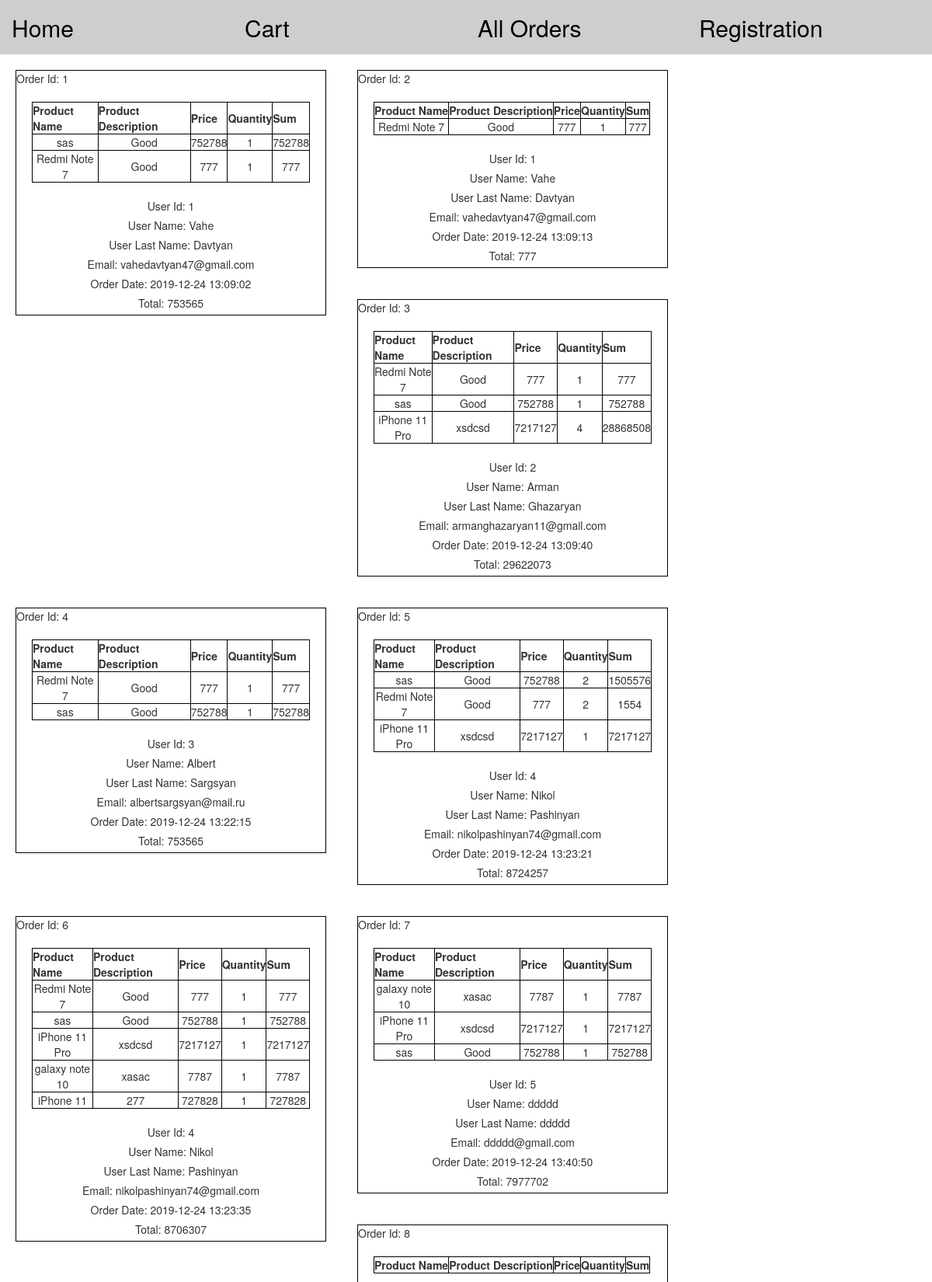
The page /allOrders.php (upper part) on the database its author committed.
### tables this page shows
CREATE TABLE `orders` (
  `id` int(11) NOT NULL,
  `user_id` int(255) NOT NULL,
  `sum` decimal(10,0) NOT NULL,
  `order_date` timestamp NOT NULL DEFAULT current_timestamp()
);

CREATE TABLE `order_products` (
  `id` int(11) NOT NULL,
  `order_id` int(11) NOT NULL,
  `product_id` int(11) NOT NULL,
  `qty` int(11) NOT NULL
);

CREATE TABLE `products` (
  `id` int(11) NOT NULL,
  `name` varchar(255) NOT NULL,
  `description` text NOT NULL,
  `price` decimal(10,0) NOT NULL
);

CREATE TABLE `users` (
  `user_id` int(11) NOT NULL,
  `first_name` varchar(255) NOT NULL,
  `last_name` varchar(255) NOT NULL,
  `email` varchar(30) NOT NULL
);

### model.php (called while the page is built, shortened)
<?php
$conn = new mysqli("localhost", "root", "", "online_shop");
    function getOrderProducts()
    {
        global $conn;
        $query="SELECT order_products.id AS order_product_id, products.name ,products.description, products.price ,order_products.order_id, order_products.qty,products.id AS prod_id FROM products INNER JOIN order_products ON order_products.product_id = products.id";
        $result= mysqli_query($conn,$query);
        return $result;
    }
    function getUserOrders()
    {
        global $conn;
        $query="SELECT orders.id, orders.user_id , orders.sum , orders.order_date , users.first_name, users.last_name , users.email FROM `orders` INNER JOIN users ON orders.user_id = users.user_id";
        $result= mysqli_query($conn,$query);
        return $result;
    }
    function getAllOrders()
    {
            global $last_id;
            print_r( $last_id);
        $userOrders = getUserOrders();
        $orderProducts = getOrderProducts();
       $orders = [];
    foreach ($userOrders as $userOrder) {
        $userOrder['orderProducts'] = [];
        $orders[$userOrder['id']] = $userOrder;
    }
    foreach ($orderProducts as $orderProduct) {
        $orders[$orderProduct['order_id']]['orderProducts'][] = $orderProduct;
    }
        return $orders;
    }

### allOrders.php (the view, shortened to what this page needs)
<!doctype html>
<html lang="en">
<link rel="stylesheet" href="css\allOrdersStyle.css">
<head>
</head>
<body>
<?php
require_once ('includes\header.php');
require_once "model.php";
    $orders =getAllOrders();
    foreach ($orders as $order): ?>
<div class="main">
    <div>Order Id: <?= $order['id'] ?></div>
    <table>
        <th>Product Name</th>
        <th>Product Description</th>
        <th>Price</th>
        <th>Quantity</th>
        <th>Sum</th>
        <?php foreach ($order['orderProducts'] as $orderProduct): ?>
            <tr>
                <td><?= $orderProduct['name'] ?></td>
                <td><?= $orderProduct['description'] ?></td>
                <td><?= $orderProduct['price'] ?></td>
                <td><?= $orderProduct['qty'] ?></td>
                <td><?= ($orderProduct['price'] * $orderProduct['qty']) ?></td>
            </tr>
        <?php endforeach; ?>
    </table>
    <div class="maininfo">
        <div>User Id: <?= $order['user_id'] ?></div>
        <div>User Name: <?= $order['first_name'] ?></div>
        <div>User Last Name: <?= $order['last_name'] ?></div>
        <div>Email: <?= $order['email'] ?></div>
        <div>Order Date: <?= $order['order_date'] ?></div>
        <div>Total: <?= $order['sum'] ?></div>
    </div>
</div>
<?php endforeach; ?>
</body>
</html>

### css/allOrdersStyle.css (style rules this page uses)
* { padding: 0; margin: 0; }
table { border: 1px solid black; margin: auto; margin: 20px; }
td,th, tr { border: 1px solid black; text-align: center; }
.main { margin: 20px; width: 400px; float: left; border: 1px solid black; }
.maininfo > div { margin: 5px; text-align: center; }

### css/headerstyle.css (style rules this page uses)
body { min-width: 320px;; padding: 0; margin: 0; }

### rows shown on the page
orders: id "1", user "1", user.first_name "Vahe", user.last_name "Davtyan", user.email "vahedavtyan47@gmail.com", order_date "2019-12-24 13:09:02", sum "753565"
order_products: product.name "sas", product.description "Good", product.price "752788", qty "1", $orderProduct['price']*$orderProduct['qty'] "752788"
order_products: product.name "Redmi Note 7", product.description "Good", product.price "777", qty "1", $orderProduct['price']*$orderProduct['qty'] "777"
orders: id "2", user "1", user.first_name "Vahe", user.last_name "Davtyan", user.email "vahedavtyan47@gmail.com", order_date "2019-12-24 13:09:13", sum "777"
order_products: product.name "Redmi Note 7", product.description "Good", product.price "777", qty "1", $orderProduct['price']*$orderProduct['qty'] "777"
orders: id "3", user "2", user.first_name "Arman", user.last_name "Ghazaryan", user.email "armanghazaryan11@gmail.com", order_date "2019-12-24 13:09:40", sum "29622073"
order_products: product.name "Redmi Note 7", product.description "Good", product.price "777", qty "1", $orderProduct['price']*$orderProduct['qty'] "777"
order_products: product.name "sas", product.description "Good", product.price "752788", qty "1", $orderProduct['price']*$orderProduct['qty'] "752788"
order_products: product.name "iPhone 11 Pro", product.description "xsdcsd", product.price "7217127", qty "4", $orderProduct['price'] * $orderProduct['qty'] "28868508"
orders: id "4", user "3", user.first_name "Albert", user.last_name "Sargsyan", user.email "albertsargsyan@mail.ru", order_date "2019-12-24 13:22:15", sum "753565"
order_products: product.name "Redmi Note 7", product.description "Good", product.price "777", qty "1", $orderProduct['price']*$orderProduct['qty'] "777"
order_products: product.name "sas", product.description "Good", product.price "752788", qty "1", $orderProduct['price']*$orderProduct['qty'] "752788"
orders: id "5", user "4", user.first_name "Nikol", user.last_name "Pashinyan", user.email "nikolpashinyan74@gmail.com", order_date "2019-12-24 13:23:21", sum "8724257"
order_products: product.name "sas", product.description "Good", product.price "752788", qty "2", $orderProduct['price'] * $orderProduct['qty'] "1505576"
order_products: product.name "Redmi Note 7", product.description "Good", product.price "777", qty "2", $orderProduct['price'] * $orderProduct['qty'] "1554"
order_products: product.name "iPhone 11 Pro", product.description "xsdcsd", product.price "7217127", qty "1", $orderProduct['price']*$orderProduct['qty'] "7217127"
orders: id "6", user "4", user.first_name "Nikol", user.last_name "Pashinyan", user.email "nikolpashinyan74@gmail.com", order_date "2019-12-24 13:23:35", sum "8706307"
order_products: product.name "Redmi Note 7", product.description "Good", product.price "777", qty "1", $orderProduct['price']*$orderProduct['qty'] "777"
order_products: product.name "sas", product.description "Good", product.price "752788", qty "1", $orderProduct['price']*$orderProduct['qty'] "752788"
order_products: product.name "iPhone 11 Pro", product.description "xsdcsd", product.price "7217127", qty "1", $orderProduct['price']*$orderProduct['qty'] "7217127"
order_products: product.name "galaxy note 10", product.description "xasac", product.price "7787", qty "1", $orderProduct['price']*$orderProduct['qty'] "7787"
order_products: product.name "iPhone 11", product.description "277", product.price "727828", qty "1", $orderProduct['price']*$orderProduct['qty'] "727828"
orders: id "7", user "5", user.first_name "ddddd", user.last_name "ddddd", user.email "ddddd@gmail.com", order_date "2019-12-24 13:40:50", sum "7977702"
order_products: product.name "galaxy note 10", product.description "xasac", product.price "7787", qty "1", $orderProduct['price']*$orderProduct['qty'] "7787"
order_products: product.name "iPhone 11 Pro", product.description "xsdcsd", product.price "7217127", qty "1", $orderProduct['price']*$orderProduct['qty'] "7217127"
order_products: product.name "sas", product.description "Good", product.price "752788", qty "1", $orderProduct['price']*$orderProduct['qty'] "752788"
orders: id "8"
